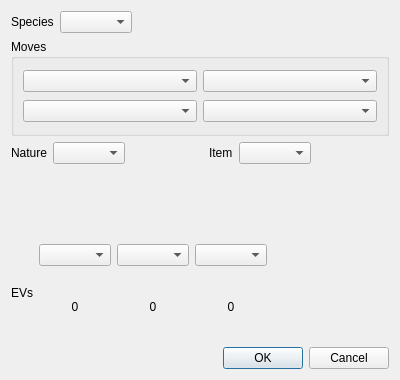
<?xml version="1.0" encoding="UTF-8"?>
<ui version="4.0">
 <class>NewFrontierMonDialog</class>
 <widget class="QDialog" name="NewFrontierMonDialog">
  <property name="geometry">
   <rect>
    <x>0</x>
    <y>0</y>
    <width>400</width>
    <height>380</height>
   </rect>
  </property>
  <property name="windowTitle">
   <string>Add Frontier Mon</string>
  </property>
  <layout class="QVBoxLayout" name="verticalLayout_2">
   <item>
    <layout class="QHBoxLayout" name="horizontalLayout_4">
     <item>
      <widget class="QLabel" name="label">
       <property name="text">
        <string>Species</string>
       </property>
       <property name="buddy">
        <cstring>comboBox_species</cstring>
       </property>
      </widget>
     </item>
     <item>
      <widget class="QComboBox" name="comboBox_species"/>
     </item>
     <item>
      <spacer name="horizontalSpacer">
       <property name="orientation">
        <enum>Qt::Horizontal</enum>
       </property>
       <property name="sizeHint" stdset="0">
        <size>
         <width>40</width>
         <height>20</height>
        </size>
       </property>
      </spacer>
     </item>
    </layout>
   </item>
   <item>
    <widget class="QGroupBox" name="groupBox">
     <property name="title">
      <string>Moves</string>
     </property>
     <layout class="QGridLayout" name="gridLayout">
      <item row="0" column="0">
       <widget class="QComboBox" name="comboBox_move1"/>
      </item>
      <item row="0" column="1">
       <widget class="QComboBox" name="comboBox_move2"/>
      </item>
      <item row="1" column="0">
       <widget class="QComboBox" name="comboBox_move3"/>
      </item>
      <item row="1" column="1">
       <widget class="QComboBox" name="comboBox_move4"/>
      </item>
     </layout>
    </widget>
   </item>
   <item>
    <layout class="QHBoxLayout" name="horizontalLayout_3">
     <item>
      <layout class="QFormLayout" name="formLayout_3">
       <item row="0" column="1">
        <widget class="QComboBox" name="comboBox_nature"/>
       </item>
       <item row="0" column="0">
        <widget class="QLabel" name="label_3">
         <property name="text">
          <string>Nature</string>
         </property>
        </widget>
       </item>
      </layout>
     </item>
     <item>
      <spacer name="horizontalSpacer_2">
       <property name="orientation">
        <enum>Qt::Horizontal</enum>
       </property>
       <property name="sizeHint" stdset="0">
        <size>
         <width>40</width>
         <height>20</height>
        </size>
       </property>
      </spacer>
     </item>
     <item>
      <layout class="QFormLayout" name="formLayout_2">
       <item row="0" column="0">
        <widget class="QLabel" name="label_2">
         <property name="text">
          <string>Item</string>
         </property>
        </widget>
       </item>
       <item row="0" column="1">
        <widget class="QComboBox" name="comboBox_item"/>
       </item>
      </layout>
     </item>
     <item>
      <spacer name="horizontalSpacer_3">
       <property name="orientation">
        <enum>Qt::Horizontal</enum>
       </property>
       <property name="sizeHint" stdset="0">
        <size>
         <width>40</width>
         <height>20</height>
        </size>
       </property>
      </spacer>
     </item>
    </layout>
   </item>
   <item>
    <layout class="QHBoxLayout" name="horizontalLayout_5">
     <item>
      <widget class="QLabel" name="label_4">
       <property name="text">
        <string>EVs</string>
       </property>
      </widget>
     </item>
     <item>
      <layout class="QVBoxLayout" name="verticalLayout">
       <item>
        <layout class="QHBoxLayout" name="horizontalLayout">
         <item>
          <widget class="QComboBox" name="comboBox_ev1"/>
         </item>
         <item>
          <widget class="QComboBox" name="comboBox_ev2"/>
         </item>
         <item>
          <widget class="QComboBox" name="comboBox_ev3"/>
         </item>
        </layout>
       </item>
       <item>
        <layout class="QHBoxLayout" name="horizontalLayout_2">
         <item>
          <widget class="QLabel" name="label_ev1">
           <property name="text">
            <string>0</string>
           </property>
           <property name="alignment">
            <set>Qt::AlignCenter</set>
           </property>
          </widget>
         </item>
         <item>
          <widget class="QLabel" name="label_ev2">
           <property name="text">
            <string>0</string>
           </property>
           <property name="alignment">
            <set>Qt::AlignCenter</set>
           </property>
          </widget>
         </item>
         <item>
          <widget class="QLabel" name="label_ev3">
           <property name="text">
            <string>0</string>
           </property>
           <property name="alignment">
            <set>Qt::AlignCenter</set>
           </property>
          </widget>
         </item>
        </layout>
       </item>
      </layout>
     </item>
     <item>
      <spacer name="horizontalSpacer_4">
       <property name="orientation">
        <enum>Qt::Horizontal</enum>
       </property>
       <property name="sizeHint" stdset="0">
        <size>
         <width>40</width>
         <height>20</height>
        </size>
       </property>
      </spacer>
     </item>
    </layout>
   </item>
   <item>
    <widget class="QDialogButtonBox" name="buttonBox">
     <property name="orientation">
      <enum>Qt::Horizontal</enum>
     </property>
     <property name="standardButtons">
      <set>QDialogButtonBox::Cancel|QDialogButtonBox::Ok</set>
     </property>
    </widget>
   </item>
  </layout>
 </widget>
 <resources/>
 <connections>
  <connection>
   <sender>buttonBox</sender>
   <signal>accepted()</signal>
   <receiver>NewFrontierMonDialog</receiver>
   <slot>accept()</slot>
   <hints>
    <hint type="sourcelabel">
     <x>248</x>
     <y>254</y>
    </hint>
    <hint type="destinationlabel">
     <x>157</x>
     <y>274</y>
    </hint>
   </hints>
  </connection>
  <connection>
   <sender>buttonBox</sender>
   <signal>rejected()</signal>
   <receiver>NewFrontierMonDialog</receiver>
   <slot>reject()</slot>
   <hints>
    <hint type="sourcelabel">
     <x>316</x>
     <y>260</y>
    </hint>
    <hint type="destinationlabel">
     <x>286</x>
     <y>274</y>
    </hint>
   </hints>
  </connection>
 </connections>
</ui>
